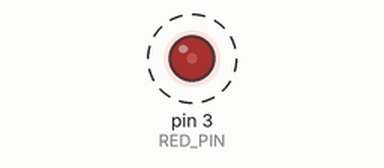
Bench run of a sketch on a simulated Arduino Uno, built with avr-gcc and run on an emulated ATmega328P. Parts: output pins drawn as LEDs (lit = HIGH). Dashed ring = blinking.

Above: at 0.05 s.
Timing chart, 0 to 4.6 s (numbered marks = the images above):
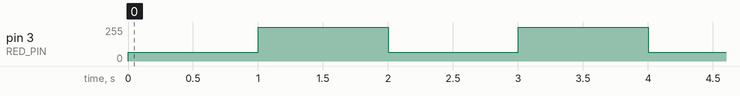

The sketch:

project_4_analog_pins.ino
```cpp
int RED_PIN = 3;

void setup() {
  pinMode(RED_PIN, OUTPUT);
}

void loop() {
  analogWrite(RED_PIN, 64); // Dim to 1/4 brightness
  delay(1000);
  analogWrite(RED_PIN, 255); // Brighten to full
  delay(1000);
}
```

Measured:
- by itself, pin 3 (RED_PIN): alternates 255/255 for 1.0 s and 64/255 for 1.0 s
